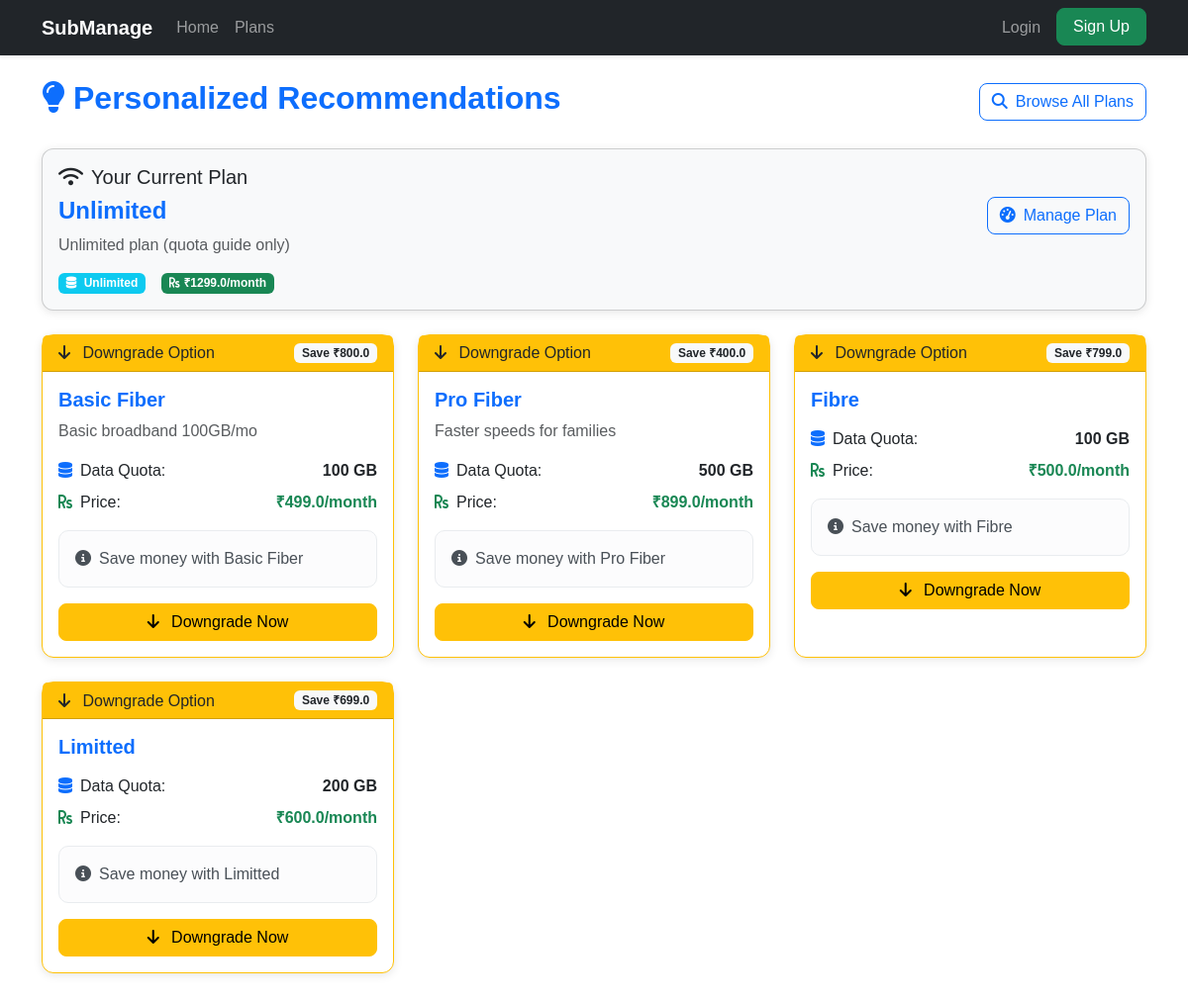
Screenshot of /user/recommendations (signed in) with the database file from the repository.
### app.py (models this page shows)
class Plan(db.Model):
    id = db.Column(db.Integer, primary_key=True)
    name = db.Column(db.String(120), nullable=False)
    quota_gb = db.Column(db.Integer, nullable=False)
    price = db.Column(db.Float, nullable=False)
    description = db.Column(db.String(500))
    active = db.Column(db.Boolean, default=True)

### app.py (the view, shortened to what this page needs)
@app.route('/user/recommendations')
def user_recommendations():
    user = current_user()
    if not user or user.role != 'user':
        return redirect(url_for('login'))
    from sqlalchemy import func
    user_subs = Subscription.query.filter_by(user_id=user.id).all()
    current_plan = None
    for sub in user_subs:
        if sub.status == 'active':
            current_plan = sub.plan
            break
    all_plans = Plan.query.filter_by(active=True).all()
    recommendations = []
    if current_plan:
        for plan in all_plans:
            if plan.id != current_plan.id:
                if plan.price > current_plan.price:
                    recommendations.append({
                        'plan': plan,
                        'type': 'upgrade',
                        'reason': f'Get more features with {plan.name}',
                        'savings': None
                    })
                elif plan.price < current_plan.price:
                    recommendations.append({
                        'plan': plan,
                        'type': 'downgrade',
                        'reason': f'Save money with {plan.name}',
                        'savings': current_plan.price - plan.price
                    })
    return render_template('user_recommendations.html', recommendations=recommendations, current_plan=current_plan)

### app.py (called while the page is built)
def current_user():
    uid = session.get('user_id')
    if not uid:
        return None
    return User.query.get(uid)

### templates/user_recommendations.html (shortened to what this page needs)
{% extends "base.html" %}
{% block content %}
<div class="container py-4">
  <div class="row">
    <div class="col-12">
      <div class="d-flex justify-content-between align-items-center mb-4">
        <h2 class="fw-bold text-primary">
          <i class="fa fa-lightbulb me-2"></i>Personalized Recommendations
        </h2>
        <a href="{{ url_for('list_plans') }}" class="btn btn-outline-primary">
          <i class="fa fa-search me-2"></i>Browse All Plans
        </a>
      </div>
    </div>
  </div>
  {% if current_plan %}
    <div class="row mb-4">
      <div class="col-12">
        <div class="card bg-light">
          <div class="card-body">
            <h5 class="card-title">
              <i class="fa fa-wifi me-2"></i>Your Current Plan
            </h5>
            <div class="row">
              <div class="col-md-8">
                <h4 class="fw-bold text-primary">{{ current_plan.name }}</h4>
                <p class="text-muted">{{ current_plan.description }}</p>
                <div class="d-flex gap-3">
                  <span class="badge bg-info">
                    <i class="fa fa-database me-1"></i>
                    {% if current_plan.quota_gb==0 %}Unlimited{% else %}{{ current_plan.quota_gb }} GB{% endif %}
                  </span>
                  <span class="badge bg-success">
                    <i class="fa fa-rupee-sign me-1"></i>₹{{ current_plan.price }}/month
                  </span>
                </div>
              </div>
              <div class="col-md-4 text-end">
                <a href="{{ url_for('user_dashboard') }}" class="btn btn-outline-primary">
                  <i class="fa fa-tachometer-alt me-2"></i>Manage Plan
                </a>
              </div>
            </div>
          </div>
        </div>
      </div>
    </div>
  {% endif %}
  <div class="row">
    {% for rec in recommendations %}
      <div class="col-md-6 col-lg-4 mb-4">
        <div class="card h-100 {% if rec.type == 'upgrade' %}border-success{% elif rec.type == 'downgrade' %}border-warning{% else %}border-info{% endif %}">
          <div class="card-header {% if rec.type == 'upgrade' %}bg-success text-white{% elif rec.type == 'downgrade' %}bg-warning text-dark{% else %}bg-info text-white{% endif %}">
            <div class="d-flex justify-content-between align-items-center">
              <h6 class="mb-0">
                <i class="fa fa-{% if rec.type == 'upgrade' %}arrow-up{% elif rec.type == 'downgrade' %}arrow-down{% else %}star{% endif %} me-2"></i>
                {% if rec.type == 'upgrade' %}Upgrade Option{% elif rec.type == 'downgrade' %}Downgrade Option{% else %}Popular Choice{% endif %}
              </h6>
              {% if rec.savings %}
                <span class="badge bg-light text-dark">Save ₹{{ rec.savings }}</span>
              {% endif %}
            </div>
          </div>
          <div class="card-body">
            <h5 class="fw-bold text-primary">{{ rec.plan.name }}</h5>
            <p class="text-muted">{{ rec.plan.description }}</p>
            <div class="mb-3">
              <div class="d-flex justify-content-between align-items-center mb-2">
                <span><i class="fa fa-database me-2 text-primary"></i>Data Quota:</span>
                <span class="fw-bold">
                  {% if rec.plan.quota_gb==0 %}Unlimited{% else %}{{ rec.plan.quota_gb }} GB{% endif %}
                </span>
              </div>
              <div class="d-flex justify-content-between align-items-center">
                <span><i class="fa fa-rupee-sign me-2 text-success"></i>Price:</span>
                <span class="fw-bold text-success">₹{{ rec.plan.price }}/month</span>
              </div>
            </div>
            <div class="alert alert-light mb-3">
              <i class="fa fa-info-circle me-2"></i>{{ rec.reason }}
            </div>
            {% if current_plan %}
              <form method="post" action="{% if rec.type == 'upgrade' %}{{ url_for('upgrade_subscription', sub_id=current_plan.id) }}{% else %}{{ url_for('downgrade_subscription', sub_id=current_plan.id) }}{% endif %}">
                <div class="d-grid">
                  <button class="btn {% if rec.type == 'upgrade' %}btn-success{% elif rec.type == 'downgrade' %}btn-warning{% else %}btn-info{% endif %}"
                          onclick="return confirm('Are you sure you want to {% if rec.type == 'upgrade' %}upgrade{% elif rec.type == 'downgrade' %}downgrade{% else %}switch{% endif %} to {{ rec.plan.name }}?')">
                    <i class="fa fa-{% if rec.type == 'upgrade' %}arrow-up{% elif rec.type == 'downgrade' %}arrow-down{% else %}exchange-alt{% endif %} me-2"></i>
                    {% if rec.type == 'upgrade' %}Upgrade Now{% elif rec.type == 'downgrade' %}Downgrade Now{% else %}Choose Plan{% endif %}
                  </button>
                </div>
              </form>
            {% endif %}
          </div>
        </div>
      </div>
    {% endfor %}
  </div>
</div>
{% endblock %}

### templates/base.html (style rules this page uses)
body { font-family: "Poppins", sans-serif; }
.alert { border-radius: 10px; }
.btn { border-radius: 8px; }
.card { border-radius: 12px; box-shadow: 0 2px 10px rgba(0,0,0,0.1); }

### rows the page displays
Plan: name "Unlimited", description "Unlimited plan (quota guide only)", price "1299.0"
Plan: plan.name "Basic Fiber", plan.description "Basic broadband 100GB/mo", plan.quota_gb "100", plan.price "499.0"
Plan: plan.name "Pro Fiber", plan.description "Faster speeds for families", plan.quota_gb "500", plan.price "899.0"
Plan: plan.name "Fibre", plan.quota_gb "100", plan.price "500.0"
Plan: plan.name "Limitted", plan.quota_gb "200", plan.price "600.0"

### other values shown
{{ rec.savings }} "800.0" "400.0" "799.0" "699.0"
{{ rec.reason }} "Save money with Basic Fiber" "Save money with Pro Fiber" "Save money with Fibre" "Save money with Limitted"
